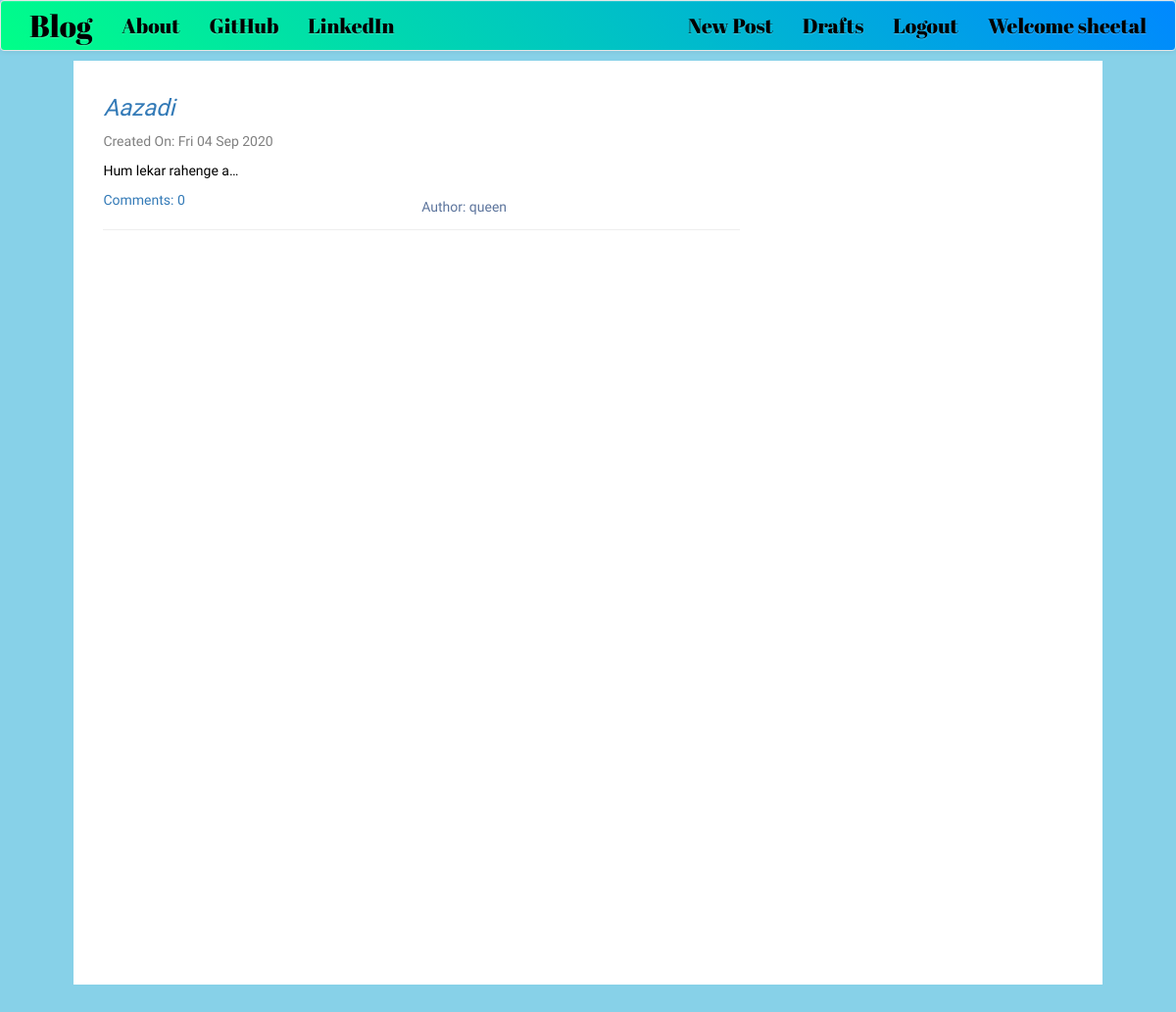
The page /post/drafts/ (signed in) on the database its author committed.
### blog/models.py (models this page shows, shortened)
class Post(models.Model):
    author = models.ForeignKey('auth.User',on_delete=models.CASCADE)
    title = models.CharField(max_length=200)
    text = models.TextField()
    created_date = models.DateTimeField(default=timezone.now)
    published_date = models.DateTimeField(blank=True,null=True)
    def approve_comments(self):
        return self.comments.filter(approved_comment=True)

### blog/views.py (the view)
# urls.py: path('post/drafts/',views.DraftListView.as_view(),name='post_draft_list'),
class DraftListView(LoginRequiredMixin, ListView):
    login_url = '/login/'
    model = Post
    redirect_field_name = 'blog/post_draft_list.html'
    def get_queryset(self):
        return Post.objects.filter(published_date__isnull=True).order_by('-created_date')

### blog/templates/blog/post_list.html
<!DOCTYPE html>
{% extends 'blog/base.html' %}
{% block content %}
<div class="centerstage">
  {% for post in post_list %}
    <div class="post_lists">
        {% if post.published_date %}
          <h2> <a href="{% url 'post_detail' pk=post.pk %}"> {{post.title}} </a> </h2>
          <div class="date">
            <p>Published On: {{post.published_date|date:"D d M Y"}}</p>
          </div>
        {% else %}
          <h3> <a id="drafts" href="{% url 'post_detail' pk=post.pk %}"> {{post.title}} </a> </h3>
          <div class="date">
            <p>Created On: {{post.created_date|date:"D d M Y"}}</p>
          </div>
        {% endif %}
        <p>{{post.text|safe|linebreaksbr|truncatechars_html:20}}</p>
        <a href="{% url 'post_detail' pk=post.pk %}">Comments: {{post.approve_comments.count}}</a>
        <div class="floatclass author">
          <h5>Author: {{post.author}} </h5>
        </div>
    </div>
    <hr>
  {% empty %}
      <p>No Blogs available</p>
  {% endfor %}
</div>
{% endblock %}

### blog/templates/blog/base.html (shortened to what this page needs)
<!DOCTYPE html>
{% load static  %}
<html lang="en" dir="ltr">
  <head>
    <link rel="stylesheet" href="https://maxcdn.bootstrapcdn.com/bootstrap/3.3.7/css/bootstrap.min.css">
    <link rel="stylesheet" href="https://maxcdn.bootstrapcdn.com/bootstrap/3.3.7/css/bootstrap-theme.min.css">
    <link rel="stylesheet" href="//cdn.jsdelivr.net/npm/medium-editor@latest/dist/css/medium-editor.min.css" type="text/css" media="screen" charset="utf-8">
    <link rel="stylesheet" href="{% static 'css/blog.css' %}">
  </head>
  <body class="format-body">
    <nav class="navbar navbar-default custom-navbar loader techfont">
      <div class="container">
        <ul class="nav navbar-nav">
        <li> <a class="navbar-brand bigbrand" href="{% url 'post_list' %}">Blog</a> </li>
        <li> <a class="nav-text" href="{% url 'about' %}">About</a> </li>
        <li> <a class="nav-text" href="https://www.github.com">GitHub</a> </li>
        <li> <a class="nav-text" href="https://www.linkedin.com">LinkedIn</a> </li>
        </ul>
        <ul class="nav navbar-nav navbar-right">
          {% if user.is_authenticated %}
          <li> <a class="nav-text" href="{% url 'post_new' %}">New Post</a> </li>
          <li> <a class="nav-text" href="{% url 'post_draft_list' %}">Drafts</a> </li>
          <li> <a class="nav-text" href="{% url 'logout' %}">Logout</a> </li>
          <li> <a class="nav-text" >Welcome {{user.username}}</a> </li>
          {% else %}
          <li> <a class="nav navbar-right nav-text" href="{% url 'login' %}">Login <span class="glyphicon glyphicon-user"></span> </a> </li>
          <li> <a class="nav navbar-right nav-text" href="{% url 'login_user_module:register' %}">Sign Up</a> </li>
          {% endif %}
        </ul>
      </div>
    </nav>
    <div class="content container">
      <div class="row  format-content">
          <div class="col-md-8">
            <div class="blog_posts">
              {% block content %}
              {% endblock %}
            </div>
          </div>
      </div>
    </div>
  </body>
</html>

### blog/static/css/blog.css (style rules this page uses)
#drafts { font-style: italic; }
.bigbrand { font-size: 1.5em; color: black !important; }
.nav-text { color: black !important; }
.techfont { font-family: 'Abril Fatface', cursive; font-size: 1.5em; margin-bottom: 10px; }
.centerstage { margin-left: auto; margin-right: auto; margin: auto; color: black; }
.date { color: grey; }
.author { color: rgb(92, 116, 156); }
.post_lists { font-family: 'Gayathri', sans-serif; }
.format-body { background: rgb(135, 209, 232); }
.content { position: absolute; margin-left: 5%; margin-right: 5%; margin-top: 0; width: 90%; height: 100%; }
.format-content { padding: 1.1em; background: #FFFFFF; margin-left: auto; margin-right: auto; min-height: 90%; overflow-wrap: break-word; word-wrap: break-word; hyphens: auto; }
h2, h5 { font-family: 'Gayathri', sans-serif; }
.floatclass { float: right; width: 50%; }
.loader { filter:hue-rotate(0deg); background:linear-gradient(45deg,#0f8,#08f); animation:hue 10000ms infinite linear; }

### rows shown on the page
Post: title "Aazadi", created_date "Fri 04 Sep 2020", text "Hum lekar rahenge a…", approve_comments.count "0", author "queen"

### other values the page prints
{{ user.username }} "sheetal"
